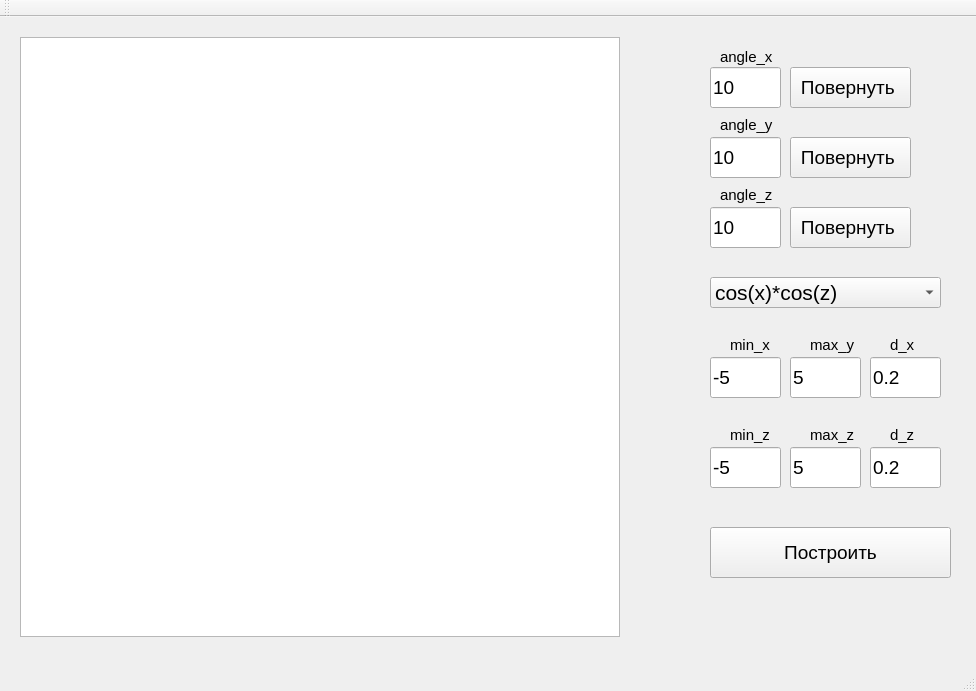
<?xml version="1.0" encoding="UTF-8"?>
<ui version="4.0">
 <class>MainWindow</class>
 <widget class="QMainWindow" name="MainWindow">
  <property name="geometry">
   <rect>
    <x>0</x>
    <y>0</y>
    <width>976</width>
    <height>691</height>
   </rect>
  </property>
  <property name="windowTitle">
   <string>Плавающий горизонт</string>
  </property>
  <widget class="QWidget" name="centralWidget">
   <widget class="QComboBox" name="funcs">
    <property name="geometry">
     <rect>
      <x>710</x>
      <y>260</y>
      <width>231</width>
      <height>31</height>
     </rect>
    </property>
    <property name="font">
     <font>
      <pointsize>16</pointsize>
     </font>
    </property>
    <item>
     <property name="text">
      <string>cos(x)*cos(z)</string>
     </property>
    </item>
    <item>
     <property name="text">
      <string> x*z / (sqrt(x*x + z*z))</string>
     </property>
    </item>
    <item>
     <property name="text">
      <string>cos(x+z)</string>
     </property>
    </item>
    <item>
     <property name="text">
      <string>cos(x) + cos(z)</string>
     </property>
    </item>
   </widget>
   <widget class="QLineEdit" name="lineEdit_y">
    <property name="geometry">
     <rect>
      <x>790</x>
      <y>340</y>
      <width>71</width>
      <height>41</height>
     </rect>
    </property>
    <property name="font">
     <font>
      <pointsize>14</pointsize>
     </font>
    </property>
    <property name="text">
     <string>5</string>
    </property>
   </widget>
   <widget class="QLabel" name="label_8">
    <property name="geometry">
     <rect>
      <x>720</x>
      <y>170</y>
      <width>61</width>
      <height>16</height>
     </rect>
    </property>
    <property name="font">
     <font>
      <pointsize>11</pointsize>
     </font>
    </property>
    <property name="text">
     <string>angle_z</string>
    </property>
   </widget>
   <widget class="QLabel" name="label_9">
    <property name="geometry">
     <rect>
      <x>720</x>
      <y>100</y>
      <width>71</width>
      <height>16</height>
     </rect>
    </property>
    <property name="font">
     <font>
      <pointsize>11</pointsize>
     </font>
    </property>
    <property name="text">
     <string>angle_y</string>
    </property>
   </widget>
   <widget class="QLineEdit" name="lineEdit_x_r">
    <property name="geometry">
     <rect>
      <x>710</x>
      <y>50</y>
      <width>71</width>
      <height>41</height>
     </rect>
    </property>
    <property name="font">
     <font>
      <pointsize>14</pointsize>
     </font>
    </property>
    <property name="text">
     <string>10</string>
    </property>
   </widget>
   <widget class="QLineEdit" name="lineEdit_z_2">
    <property name="geometry">
     <rect>
      <x>870</x>
      <y>430</y>
      <width>71</width>
      <height>41</height>
     </rect>
    </property>
    <property name="font">
     <font>
      <pointsize>14</pointsize>
     </font>
    </property>
    <property name="text">
     <string>0.2</string>
    </property>
   </widget>
   <widget class="QGraphicsView" name="graphicsView">
    <property name="geometry">
     <rect>
      <x>20</x>
      <y>20</y>
      <width>600</width>
      <height>600</height>
     </rect>
    </property>
   </widget>
   <widget class="QLineEdit" name="lineEdit_x">
    <property name="geometry">
     <rect>
      <x>710</x>
      <y>340</y>
      <width>71</width>
      <height>41</height>
     </rect>
    </property>
    <property name="font">
     <font>
      <pointsize>14</pointsize>
     </font>
    </property>
    <property name="text">
     <string>-5</string>
    </property>
   </widget>
   <widget class="QLabel" name="label_7">
    <property name="geometry">
     <rect>
      <x>720</x>
      <y>30</y>
      <width>71</width>
      <height>20</height>
     </rect>
    </property>
    <property name="font">
     <font>
      <pointsize>11</pointsize>
     </font>
    </property>
    <property name="text">
     <string>angle_x</string>
    </property>
   </widget>
   <widget class="QLineEdit" name="lineEdit_z">
    <property name="geometry">
     <rect>
      <x>870</x>
      <y>340</y>
      <width>71</width>
      <height>41</height>
     </rect>
    </property>
    <property name="font">
     <font>
      <pointsize>14</pointsize>
     </font>
    </property>
    <property name="text">
     <string>0.2</string>
    </property>
   </widget>
   <widget class="QLineEdit" name="lineEdit_z_r">
    <property name="geometry">
     <rect>
      <x>710</x>
      <y>190</y>
      <width>71</width>
      <height>41</height>
     </rect>
    </property>
    <property name="font">
     <font>
      <pointsize>14</pointsize>
     </font>
    </property>
    <property name="text">
     <string>10</string>
    </property>
   </widget>
   <widget class="QLabel" name="label_5">
    <property name="geometry">
     <rect>
      <x>810</x>
      <y>320</y>
      <width>51</width>
      <height>16</height>
     </rect>
    </property>
    <property name="font">
     <font>
      <pointsize>11</pointsize>
     </font>
    </property>
    <property name="text">
     <string>max_y</string>
    </property>
   </widget>
   <widget class="QLineEdit" name="lineEdit_x_2">
    <property name="geometry">
     <rect>
      <x>710</x>
      <y>430</y>
      <width>71</width>
      <height>41</height>
     </rect>
    </property>
    <property name="font">
     <font>
      <pointsize>14</pointsize>
     </font>
    </property>
    <property name="text">
     <string>-5</string>
    </property>
   </widget>
   <widget class="QPushButton" name="pushButton_rot_3">
    <property name="geometry">
     <rect>
      <x>790</x>
      <y>120</y>
      <width>121</width>
      <height>41</height>
     </rect>
    </property>
    <property name="font">
     <font>
      <pointsize>14</pointsize>
     </font>
    </property>
    <property name="text">
     <string>Повернуть </string>
    </property>
   </widget>
   <widget class="QPushButton" name="draw">
    <property name="geometry">
     <rect>
      <x>710</x>
      <y>510</y>
      <width>241</width>
      <height>51</height>
     </rect>
    </property>
    <property name="font">
     <font>
      <pointsize>14</pointsize>
     </font>
    </property>
    <property name="text">
     <string>Построить</string>
    </property>
   </widget>
   <widget class="QLabel" name="label_4">
    <property name="geometry">
     <rect>
      <x>730</x>
      <y>320</y>
      <width>41</width>
      <height>16</height>
     </rect>
    </property>
    <property name="font">
     <font>
      <pointsize>11</pointsize>
     </font>
    </property>
    <property name="text">
     <string>min_x</string>
    </property>
   </widget>
   <widget class="QLabel" name="label_11">
    <property name="geometry">
     <rect>
      <x>890</x>
      <y>410</y>
      <width>31</width>
      <height>16</height>
     </rect>
    </property>
    <property name="font">
     <font>
      <pointsize>11</pointsize>
     </font>
    </property>
    <property name="text">
     <string>d_z</string>
    </property>
   </widget>
   <widget class="QLabel" name="label_6">
    <property name="geometry">
     <rect>
      <x>890</x>
      <y>320</y>
      <width>31</width>
      <height>16</height>
     </rect>
    </property>
    <property name="font">
     <font>
      <pointsize>11</pointsize>
     </font>
    </property>
    <property name="text">
     <string>d_x</string>
    </property>
   </widget>
   <widget class="QLabel" name="label_12">
    <property name="geometry">
     <rect>
      <x>730</x>
      <y>410</y>
      <width>41</width>
      <height>16</height>
     </rect>
    </property>
    <property name="font">
     <font>
      <pointsize>11</pointsize>
     </font>
    </property>
    <property name="text">
     <string>min_z</string>
    </property>
   </widget>
   <widget class="QLineEdit" name="lineEdit_y_r">
    <property name="geometry">
     <rect>
      <x>710</x>
      <y>120</y>
      <width>71</width>
      <height>41</height>
     </rect>
    </property>
    <property name="font">
     <font>
      <pointsize>14</pointsize>
     </font>
    </property>
    <property name="text">
     <string>10</string>
    </property>
   </widget>
   <widget class="QPushButton" name="pushButton_rot">
    <property name="geometry">
     <rect>
      <x>790</x>
      <y>50</y>
      <width>121</width>
      <height>41</height>
     </rect>
    </property>
    <property name="font">
     <font>
      <pointsize>14</pointsize>
     </font>
    </property>
    <property name="text">
     <string>Повернуть </string>
    </property>
   </widget>
   <widget class="QPushButton" name="pushButton_rot_2">
    <property name="geometry">
     <rect>
      <x>790</x>
      <y>190</y>
      <width>121</width>
      <height>41</height>
     </rect>
    </property>
    <property name="font">
     <font>
      <pointsize>14</pointsize>
     </font>
    </property>
    <property name="text">
     <string>Повернуть </string>
    </property>
   </widget>
   <widget class="QLineEdit" name="lineEdit_y_2">
    <property name="geometry">
     <rect>
      <x>790</x>
      <y>430</y>
      <width>71</width>
      <height>41</height>
     </rect>
    </property>
    <property name="font">
     <font>
      <pointsize>14</pointsize>
     </font>
    </property>
    <property name="text">
     <string>5</string>
    </property>
   </widget>
   <widget class="QLabel" name="label_10">
    <property name="geometry">
     <rect>
      <x>810</x>
      <y>410</y>
      <width>51</width>
      <height>16</height>
     </rect>
    </property>
    <property name="font">
     <font>
      <pointsize>11</pointsize>
     </font>
    </property>
    <property name="text">
     <string>max_z</string>
    </property>
   </widget>
  </widget>
  <widget class="QMenuBar" name="menuBar">
   <property name="geometry">
    <rect>
     <x>0</x>
     <y>0</y>
     <width>976</width>
     <height>21</height>
    </rect>
   </property>
  </widget>
  <widget class="QToolBar" name="mainToolBar">
   <attribute name="toolBarArea">
    <enum>TopToolBarArea</enum>
   </attribute>
   <attribute name="toolBarBreak">
    <bool>false</bool>
   </attribute>
  </widget>
  <widget class="QStatusBar" name="statusBar"/>
 </widget>
 <layoutdefault spacing="6" margin="11"/>
 <resources/>
 <connections/>
</ui>
